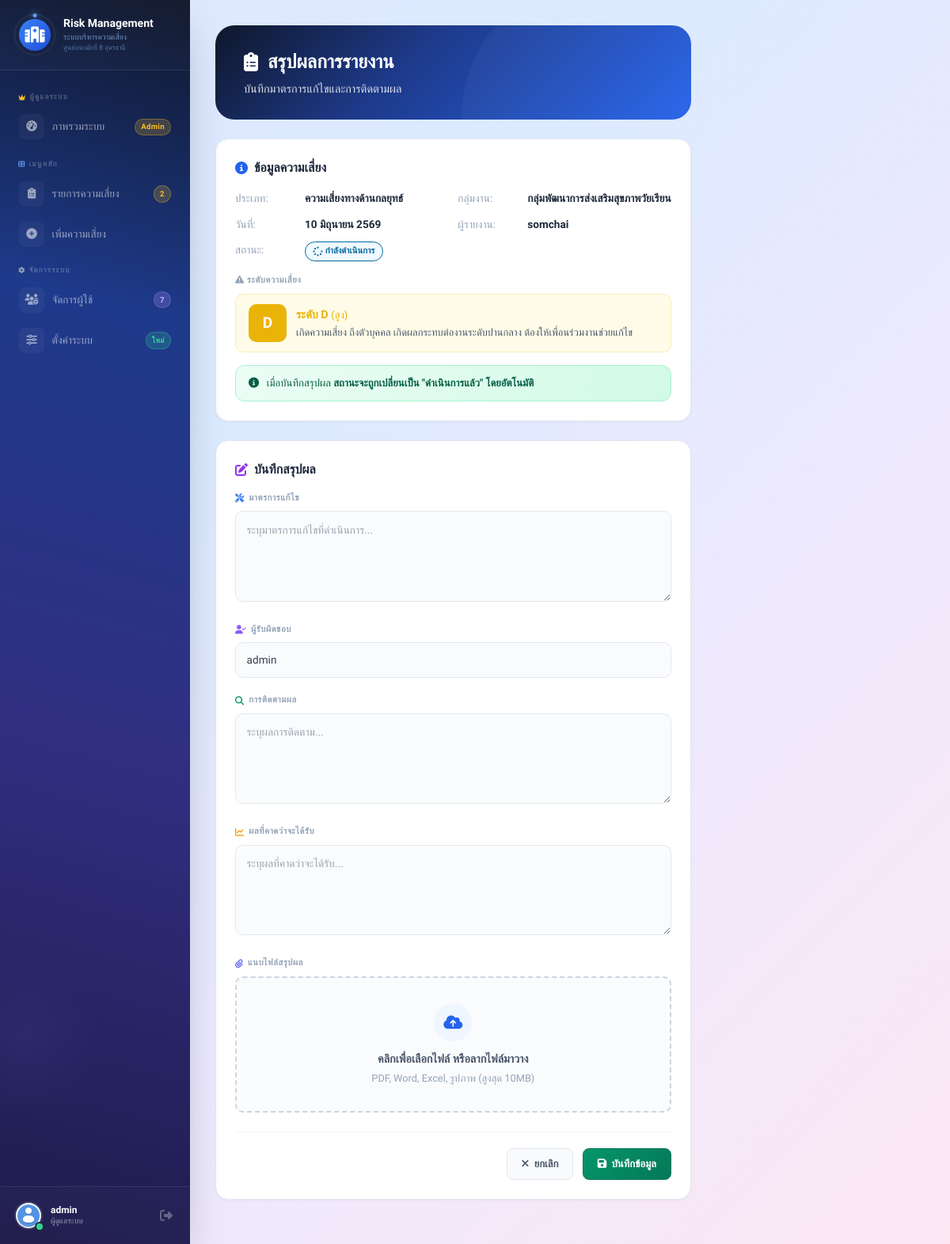
/report_summary.php?risk_id=2 (signed in), run on the app's committed database.
### tables this page shows
CREATE TABLE risks (
    id INT AUTO_INCREMENT PRIMARY KEY,
    user_id INT NOT NULL,
    reporter_code VARCHAR(50) NOT NULL COMMENT 'รหัสผู้รายงาน',
    unit VARCHAR(100) NOT NULL COMMENT 'กลุ่มงาน/หน่วยงาน',
    unit_other VARCHAR(100) DEFAULT NULL COMMENT 'หน่วยงานอื่นๆ (กรณีเลือกอื่นๆ)',
    risk_type VARCHAR(100) NOT NULL COMMENT 'ประเภทความเสี่ยง',
    risk_type_other VARCHAR(100) DEFAULT NULL COMMENT 'ประเภทความเสี่ยงอื่นๆ',
    severity VARCHAR(50) NOT NULL COMMENT 'ระดับความรุนแรง (A-F)',
    severity_other VARCHAR(100) DEFAULT NULL COMMENT 'ระดับความรุนแรงอื่นๆ',
    event_datetime DATETIME NOT NULL COMMENT 'วันที่เกิดเหตุการณ์',
    report_datetime DATETIME NOT NULL COMMENT 'วันที่รายงาน',
    detail TEXT NOT NULL COMMENT 'รายละเอียดเหตุการณ์',
    initial_solution TEXT NOT NULL COMMENT 'แนวทางแก้ไขเบื้องต้น',
    suggestion TEXT NOT NULL COMMENT 'ข้อเสนอแนะ',
    status VARCHAR(255) DEFAULT 'ยังไม่ดำเนินการ' COMMENT 'สถานะการดำเนินการ',
    consent TINYINT(1) DEFAULT 0 COMMENT '0=ยังไม่ยินยอม, 1=ยินยอมแล้ว',
    consent_at DATETIME DEFAULT NULL COMMENT 'วันที่ให้ความยินยอม',
    created_at TIMESTAMP DEFAULT CURRENT_TIMESTAMP,
    updated_at TIMESTAMP DEFAULT CURRENT_TIMESTAMP ON UPDATE CURRENT_TIMESTAMP,
    KEY idx_user_id (user_id),
    KEY idx_status (status),
    KEY idx_risk_type (risk_type),
    KEY idx_severity (severity),
    KEY idx_unit (unit),
    FOREIGN KEY (user_id) REFERENCES users(id) ON DELETE CASCADE
);

CREATE TABLE users (
    id INT AUTO_INCREMENT PRIMARY KEY,
    reporter_code VARCHAR(255) NOT NULL COMMENT 'รหัสผู้รายงาน เช่น R10001',
    username VARCHAR(50) NOT NULL,
    fullname VARCHAR(255) DEFAULT NULL,
    email VARCHAR(100) DEFAULT NULL,
    phone VARCHAR(20) DEFAULT NULL,
    department VARCHAR(255) DEFAULT NULL,
    password VARCHAR(255) NOT NULL,
    role ENUM('admin','user') DEFAULT 'user',
    enabled TINYINT(1) NOT NULL DEFAULT 1 COMMENT '0=ถูกระงับ, 1=ใช้งานได้',
    avatar VARCHAR(255) DEFAULT 'default.png',
    created_at TIMESTAMP DEFAULT CURRENT_TIMESTAMP,
    updated_at TIMESTAMP DEFAULT CURRENT_TIMESTAMP ON UPDATE CURRENT_TIMESTAMP,
    UNIQUE KEY username (username),
    UNIQUE KEY email (email),
    UNIQUE KEY reporter_code (reporter_code)
);

### includes/functions.php (called while the page is built, shortened)
<?php
function isAdmin()
{
    return isset($_SESSION['role']) && $_SESSION['role'] === 'admin';
}

### report_summary.php (the view, shortened to what this page needs)
<?php
require_once 'config/db.php';
require_once 'includes/functions.php';
$risk_id = isset($_GET['risk_id']) ? (int)$_GET['risk_id'] : 0;
$stmt = $pdo->prepare("SELECT r.*, u.username FROM risks r LEFT JOIN users u ON r.user_id = u.id WHERE r.id = ?");
$stmt->execute([$risk_id]);
$risk = $stmt->fetch();
$stmt = $pdo->prepare("SELECT * FROM risk_reports WHERE risk_id = ? ORDER BY created_at DESC LIMIT 1");
$stmt->execute([$risk_id]);
$existingReport = $stmt->fetch();
$canEdit = isAdmin() || (isset($risk['user_id']) && $risk['user_id'] == $_SESSION['user_id']);
function getSeverityFullText($severity)
{
    $map = [
        'A' => 'มีโอกาสเกิดความเสี่ยงแต่ยังไม่เกิดขึ้น',
        'B' => 'เกิดความเสี่ยง ยังไม่ถึงตัวบุคคล ไม่เกิดผลกระทบต่องาน',
        'C' => 'เกิดความเสี่ยง ถึงตัวบุคคล เกิดผลกระทบต่องานระดับเบื้องต้น สามารถแก้ไขได้ด้วยตนเอง',
        'D' => 'เกิดความเสี่ยง ถึงตัวบุคคล เกิดผลกระทบต่องานระดับปานกลาง ต้องให้เพื่อนร่วมงานช่วยแก้ไข',
        'E' => 'เกิดความเสี่ยง ถึงตัวบุคคล เกิดผลกระทบต่องานระดับสูง ต้องแจ้งหัวหน้างานช่วยแก้ไข',
        'F' => 'เกิดความเสี่ยง ถึงตัวบุคคล เกิดผลกระทบต่องานระดับสูงสุด ไม่สามารถแก้ไขได้ รายงานผู้บริหาร'
    ];
    return $map[$severity] ?? 'ไม่ระบุ';
}
function getSeverityColor($severity)
{
    $colors = [
        'A' => '#3b82f6',
        'B' => '#22c55e',
        'C' => '#84cc16',
        'D' => '#eab308',
        'E' => '#f97316',
        'F' => '#ef4444'
    ];
    return $colors[$severity] ?? '#6b7280';
}
function getSeverityBgColor($severity)
{
    $colors = [
        'A' => '#eff6ff',
        'B' => '#f0fdf4',
        'C' => '#f7fee7',
        'D' => '#fefce8',
        'E' => '#fff7ed',
        'F' => '#fef2f2'
    ];
    return $colors[$severity] ?? '#f9fafb';
}
function getSeverityLabel($severity)
{
    $labels = [
        'A' => 'ต่ำมาก',
        'B' => 'ต่ำ',
        'C' => 'ปานกลาง',
        'D' => 'สูง',
        'E' => 'สูงมาก',
        'F' => 'สูงสุด'
    ];
    return $labels[$severity] ?? $severity;
}
function getStatusBadgeClass($status)
{
    switch ($status) {
        case 'กำลังดำเนินการ':
            return 'bg-sky-50 text-sky-700 border-sky-200';
    }
}
function getStatusIcon($status)
{
    switch ($status) {
        case 'กำลังดำเนินการ':
            return 'fa-spinner fa-spin';
    }
}
function thaiDateView($date)
{
    $timestamp = strtotime($date);
    $year = date('Y', $timestamp) + 543;
    $day = date('d', $timestamp);
    $month = date('n', $timestamp);
    $thaiMonths = [
        1 => 'มกราคม',
        2 => 'กุมภาพันธ์',
        3 => 'มีนาคม',
        4 => 'เมษายน',
        5 => 'พฤษภาคม',
        6 => 'มิถุนายน',
        7 => 'กรกฎาคม',
        8 => 'สิงหาคม',
        9 => 'กันยายน',
        10 => 'ตุลาคม',
        11 => 'พฤศจิกายน',
        12 => 'ธันวาคม'
    ];
    return $day . ' ' . $thaiMonths[$month] . ' ' . $year;
}
$currentSeverity = $risk['severity'] ?? 'A';
$severityFullText = getSeverityFullText($currentSeverity);
$severityColor = getSeverityColor($currentSeverity);
$severityBgColor = getSeverityBgColor($currentSeverity);
$severityLabel = getSeverityLabel($currentSeverity);
$currentStatus = $risk['status'] ?: 'ยังไม่ดำเนินการ';
$statusBadgeClass = getStatusBadgeClass($currentStatus);
$statusIcon = getStatusIcon($currentStatus);
?>
<?php include 'includes/header.php'; ?>
<link rel="stylesheet" href="https://cdn.jsdelivr.net/npm/@fancyapps/ui@5.0/dist/fancybox/fancybox.css" />
<link rel="stylesheet" href="https://cdnjs.cloudflare.com/ajax/libs/font-awesome/6.4.0/css/all.min.css">
<div class="flex h-screen">
    <?php include 'includes/sidebar.php'; ?>
    <div class="flex-1 p-4 md:p-6 overflow-y-auto">
        <div class="page-container">
            <div class="page-header">
                <h2>
                    <i class="fas fa-clipboard-list"></i>
                    สรุปผลการรายงาน
                </h2>
                <p>บันทึกมาตรการแก้ไขและการติดตามผล</p>
            </div>
            <div class="card">
                <h3>
                    <i class="fas fa-info-circle text-blue-600"></i>
                    ข้อมูลความเสี่ยง
                </h3>
                <div class="info-grid">
                    <div class="info-item">
                        <span class="info-item-label">ประเภท:</span>
                        <span class="info-item-value"><?= htmlspecialchars($risk['risk_type'] ?? '-') ?></span>
                    </div>
                    <div class="info-item">
                        <span class="info-item-label">กลุ่มงาน:</span>
                        <span class="info-item-value"><?= htmlspecialchars($risk['unit'] ?? '-') ?></span>
                    </div>
                    <div class="info-item">
                        <span class="info-item-label">วันที่:</span>
                        <span class="info-item-value"><?= thaiDateView($risk['event_datetime']) ?></span>
                    </div>
                    <div class="info-item">
                        <span class="info-item-label">ผู้รายงาน:</span>
                        <span class="info-item-value"><?= htmlspecialchars($risk['username'] ?? 'ไม่ระบุ') ?></span>
                    </div>
                    <div class="info-item">
                        <span class="info-item-label">สถานะ:</span>
                        <span>
                            <span class="badge <?= $statusBadgeClass ?>">
                                <i class="fas <?= $statusIcon ?> text-xs"></i>
                                <?= htmlspecialchars($currentStatus) ?>
                            </span>
                        </span>
                    </div>
                </div>
                <div style="margin-top: 1rem;">
                    <div style="color: #94a3b8; font-size: 0.7rem; font-weight: 700; text-transform: uppercase; letter-spacing: 0.5px; margin-bottom: 0.5rem;">
                        <i class="fas fa-exclamation-triangle"></i> ระดับความเสี่ยง
                    </div>
                    <div class="severity-full-display" style="background: <?= $severityBgColor ?>; border-color: <?= $severityColor ?>33;">
                        <div class="severity-icon-box" style="background: <?= $severityColor ?>;">
                            <?= htmlspecialchars($currentSeverity) ?>
                        </div>
                        <div class="severity-text-content">
                            <div class="severity-label-view" style="color: <?= $severityColor ?>;">
                                ระดับ <?= htmlspecialchars($currentSeverity) ?>
                                <span style="font-weight: 400; font-size: 0.8rem;">(<?= htmlspecialchars($severityLabel) ?>)</span>
                            </div>
                            <div class="severity-description" style="color: #475569;">
                                <?= htmlspecialchars($severityFullText) ?>
                            </div>
                        </div>
                    </div>
                </div>
                <?php if ($canEdit && $risk['status'] !== 'ดำเนินการแล้ว'): ?>
                    <div class="status-update-notice">
                        <i class="fas fa-info-circle"></i>
                        <span>เมื่อบันทึกสรุปผล <strong>สถานะจะถูกเปลี่ยนเป็น "ดำเนินการแล้ว" โดยอัตโนมัติ</strong></span>
                    </div>
                <?php endif; ?>
            </div>
            <form method="POST" enctype="multipart/form-data" class="card <?= !$canEdit ? 'form-card disabled' : '' ?>" id="reportForm">
                <h3>
                    <i class="fas fa-edit text-purple-600"></i>
                    <?= $existingReport ? 'แก้ไขสรุปผล' : 'บันทึกสรุปผล' ?>
                </h3>
                <div class="form-group">
                    <label class="form-label">
                        <i class="fas fa-tools" style="color: #3b82f6;"></i> มาตรการแก้ไข
                    </label>
                    <textarea name="corrective_action" class="form-textarea"
                        placeholder="ระบุมาตรการแก้ไขที่ดำเนินการ..."
                        rows="4" <?= !$canEdit ? 'readonly' : '' ?>><?= htmlspecialchars($existingReport['corrective_action'] ?? '') ?></textarea>
                </div>
                <div class="form-group">
                    <label class="form-label">
                        <i class="fas fa-user-check" style="color: #8b5cf6;"></i> ผู้รับผิดชอบ
                    </label>
                    <input type="text" name="responsible_person" class="form-input"
                        placeholder="ระบุชื่อผู้รับผิดชอบ..."
                        value="<?= htmlspecialchars($existingReport['responsible_person'] ?? $_SESSION['username'] ?? '') ?>"
                        <?= !$canEdit ? 'readonly' : '' ?>>
                </div>
                <div class="form-group">
                    <label class="form-label">
                        <i class="fas fa-search" style="color: #059669;"></i> การติดตามผล
                    </label>
                    <textarea name="follow_up" class="form-textarea"
                        placeholder="ระบุผลการติดตาม..."
                        rows="4" <?= !$canEdit ? 'readonly' : '' ?>><?= htmlspecialchars($existingReport['follow_up'] ?? '') ?></textarea>
                </div>
                <div class="form-group">
                    <label class="form-label">
                        <i class="fas fa-chart-line" style="color: #f59e0b;"></i> ผลที่คาดว่าจะได้รับ
                    </label>
                    <textarea name="expected_outcome" class="form-textarea"
                        placeholder="ระบุผลที่คาดว่าจะได้รับ..."
                        rows="4" <?= !$canEdit ? 'readonly' : '' ?>><?= htmlspecialchars($existingReport['expected_outcome'] ?? '') ?></textarea>
                </div>
                <div class="form-group">
                    <label class="form-label">
                        <i class="fas fa-paperclip" style="color: #6366f1;"></i> แนบไฟล์สรุปผล
                    </label>
                    <label class="upload-area <?= !$canEdit ? 'disabled' : '' ?>" for="report_file">
                        <div class="upload-icon"><i class="fas fa-cloud-upload-alt"></i></div>
                        <p style="font-weight: 600; color: #475569; font-size: 0.9rem;">
                            <?= $canEdit ? 'คลิกเพื่อเลือกไฟล์ หรือลากไฟล์มาวาง' : 'คุณไม่มีสิทธิ์ในการอัปโหลดไฟล์' ?>
                        </p>
                        <p style="font-size: 0.8rem; color: #94a3b8; margin-top: 0.25rem;">
                            PDF, Word, Excel, รูปภาพ (สูงสุด 10MB)
                        </p>
                    </label>
                </div>
                <div class="form-footer">
                    <a href="risks.php" class="btn btn-secondary">
                        <i class="fas fa-times"></i> ยกเลิก
                    </a>
                    <?php if ($canEdit): ?>
                        <button type="submit" class="btn btn-success" id="submitBtn">
                            <i class="fas fa-save"></i> <?= $existingReport ? 'อัปเดตข้อมูล' : 'บันทึกข้อมูล' ?>
                        </button>
                    <?php else: ?>
                        <button type="button" class="btn btn-secondary" disabled>
                            <i class="fas fa-lock"></i> ไม่มีสิทธิ์แก้ไข
                        </button>
                    <?php endif; ?>
                </div>
            </form>
        </div>
    </div>
</div>
<?php include 'includes/footer.php'; ?>

### assets/css/custom.css (style rules this page uses)
:root { --primary: #2563eb; --primary-dark: #1e40af; --primary-light: #eff6ff; --primary-gradient: linear-gradient(135deg, #1e3a8a 0%, #1e40af 40%, #2563eb 100%); }
body { background: linear-gradient(135deg, #e0e7ff 0%, #dbeafe 30%, #ede9fe 60%, #fce7f3 100%); min-height: 100vh; font-family: 'Sarabun', sans-serif; }
.form-input { width: 100%; padding: 0.65rem 0.85rem; border: 1.5px solid #e2e8f0; border-radius: 0.6rem; font-size: 0.9rem; transition: all 0.2s; outline: none; font-family: 'Sarabun', sans-serif; background: #fafbfc; color: #1e293b; }
.form-label { display: flex; align-items: center; gap: 0.35rem; font-weight: 600; color: #374151; font-size: 0.85rem; margin-bottom: 0.35rem; }

### includes/header.php (style rules this page uses)
* { margin: 0; padding: 0; box-sizing: border-box; }
body { font-family: 'Sarabun', sans-serif; background: #f1f5f9; color: #1e293b; line-height: 1.6; min-height: 100vh; -webkit-font-smoothing: antialiased; -moz-osx-font-smoothing: grayscale; }
* { scrollbar-width: thin; scrollbar-color: #cbd5e1 #f1f5f9; }

### data on the page
risks: risk_type "ความเสี่ยงทางด้านกลยุทธ์", unit "กลุ่มพัฒนาการส่งเสริมสุขภาพวัยเรียน", event_datetime "10 มิถุนายน 2569", user.username "somchai", status "กำลังดำเนินการ", severity "D", severity "สูง", severity "เกิดความเสี่ยง ถึงตัวบุคคล เกิดผลกระทบต่องานระดับปานกลาง ต้องให้เพื่อนร่วมงานช่วยแก้ไข"

### other printed values
$site_name "Risk Management"
$site_description "ระบบบริหารความเสี่ยง"
$site_organization "ศูนย์อนามัยที่ 8 อุดรธานี"
$pending_risk_count "2"
$user_count "7"
$_SESSION['username'] "admin"
